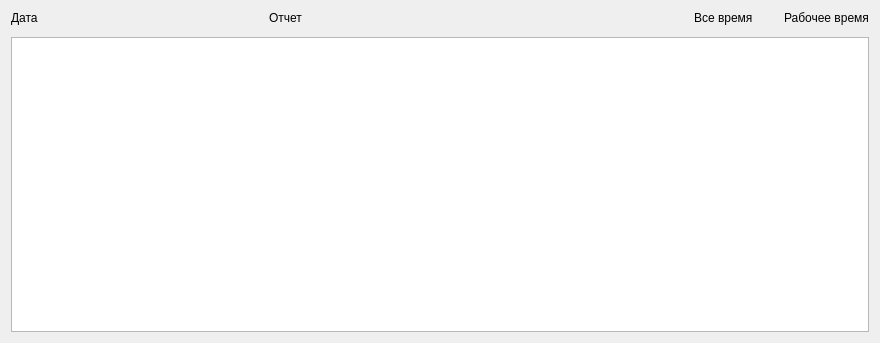
<?xml version="1.0" encoding="UTF-8"?>
<ui version="4.0">
 <class>ReportHistory</class>
 <widget class="QWidget" name="ReportHistory">
  <property name="geometry">
   <rect>
    <x>0</x>
    <y>0</y>
    <width>880</width>
    <height>343</height>
   </rect>
  </property>
  <property name="windowTitle">
   <string>Form</string>
  </property>
  <layout class="QVBoxLayout" name="verticalLayout">
   <item>
    <layout class="QHBoxLayout" name="horizontalLayout" stretch="3,5,1,1">
     <item>
      <widget class="QLabel" name="label">
       <property name="text">
        <string>Дата</string>
       </property>
      </widget>
     </item>
     <item>
      <widget class="QLabel" name="label_2">
       <property name="text">
        <string>Отчет</string>
       </property>
      </widget>
     </item>
     <item>
      <widget class="QLabel" name="label_3">
       <property name="text">
        <string>Все время</string>
       </property>
      </widget>
     </item>
     <item>
      <widget class="QLabel" name="label_4">
       <property name="text">
        <string>Рабочее время</string>
       </property>
      </widget>
     </item>
    </layout>
   </item>
   <item>
    <widget class="ReportRecordWidget" name="widget" native="true"/>
   </item>
   <item>
    <widget class="QListView" name="listView"/>
   </item>
  </layout>
 </widget>
 <customwidgets>
  <customwidget>
   <class>ReportRecordWidget</class>
   <extends>QWidget</extends>
   <header>GUI/ReportRecordWidget.h</header>
   <container>1</container>
  </customwidget>
 </customwidgets>
 <resources/>
 <connections/>
</ui>
